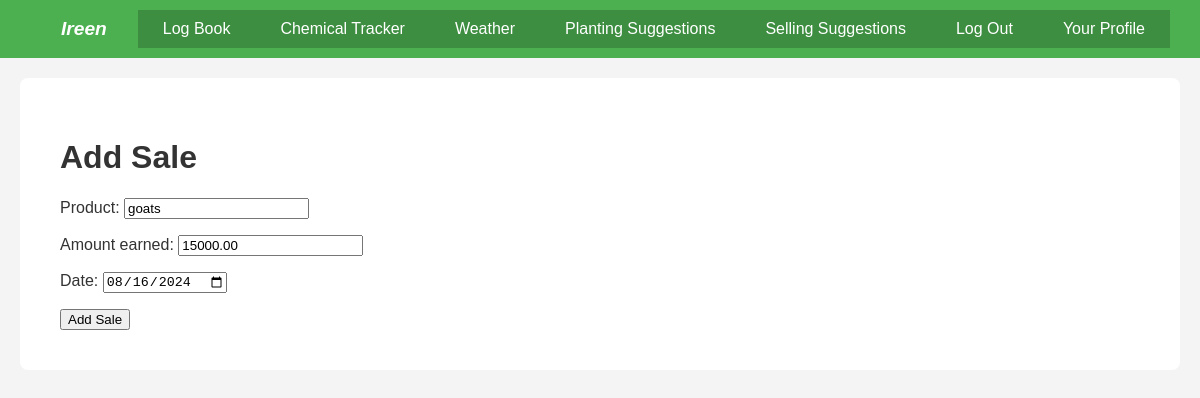
/logbook/update_sale/7/ (signed in), run on the app's committed database.
### logbook/models.py (models this page shows, shortened)
class Sale(models.Model):
    user = models.ForeignKey(User, on_delete=models.CASCADE)
    product = models.CharField(max_length=100)
    amount_earned = models.DecimalField(max_digits=10, decimal_places=2)
    date = models.DateField()

### logbook/views.py (the view)
# urls.py: path('update_sale/<int:pk>/', views.update_sale, name='update_sale'),
@login_required
def update_sale(request, pk):
    sale = Sale.objects.get(pk=pk, user=request.user)
    if request.method == 'POST':
        form = SaleForm(request.POST, instance=sale)
        if form.is_valid():
            form.save()
            return redirect('logbook:logbook')
    else:
        form = SaleForm(instance=sale)
    return render(request, 'logbook/add_sale.html', {'form': form})

### logbook/forms.py
class SaleForm(forms.ModelForm):
    class Meta:
        model = Sale
        fields = ['product', 'amount_earned', 'date']
        widgets = {
            'date': forms.DateInput(format='%Y-%m-%d', attrs={'type': 'date'})
        }

### logbook/templates/logbook/add_sale.html (shortened to what this page needs)
{% extends 'base.html' %}
{% block content %}
<!DOCTYPE html>
<html>
<head>
</head>
<body>
    <h1>Add Sale</h1>
    <form method="post">
        {{ form.as_p }}
        <button type="submit">Add Sale</button>
    </form>
</body>
</html>
{% endblock %}

### static/css/main.css (style rules this page uses)
body { font-family: Arial, sans-serif; margin: 0; padding: 0; color: #333; background-color: #f4f4f4; }

### data on the page
Sale: product "goats", amount_earned "15000.00", date "08/16/2024"
